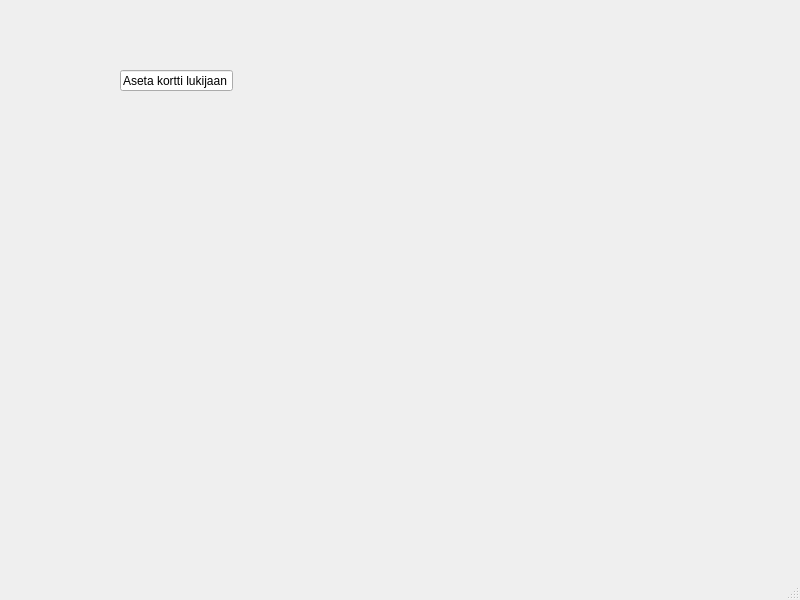
<?xml version="1.0" encoding="UTF-8"?>
<ui version="4.0">
 <class>MainWindow</class>
 <widget class="QMainWindow" name="MainWindow">
  <property name="geometry">
   <rect>
    <x>0</x>
    <y>0</y>
    <width>800</width>
    <height>600</height>
   </rect>
  </property>
  <property name="windowTitle">
   <string>MainWindow</string>
  </property>
  <widget class="QWidget" name="centralwidget">
   <widget class="QLineEdit" name="lineEdit">
    <property name="geometry">
     <rect>
      <x>120</x>
      <y>70</y>
      <width>113</width>
      <height>21</height>
     </rect>
    </property>
    <property name="text">
     <string>Aseta kortti lukijaan</string>
    </property>
   </widget>
  </widget>
  <widget class="QMenuBar" name="menubar">
   <property name="geometry">
    <rect>
     <x>0</x>
     <y>0</y>
     <width>800</width>
     <height>21</height>
    </rect>
   </property>
  </widget>
  <widget class="QStatusBar" name="statusbar"/>
 </widget>
 <resources/>
 <connections/>
</ui>
